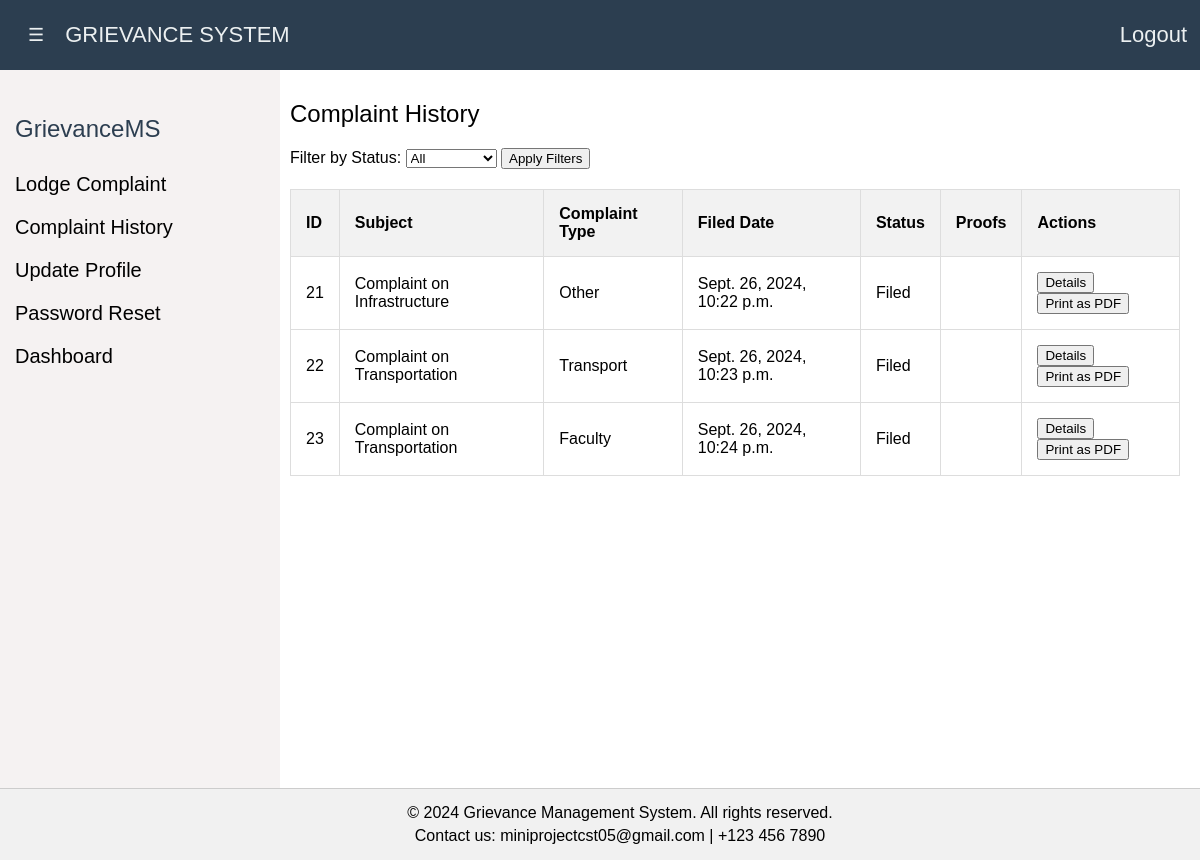
The page /complaint_history/ (signed in) on the database its author committed.
### complaints/models.py (models this page shows, shortened)
class Complaint(models.Model):
    STATUS_CHOICES = [
        ('Filed', 'Filed'),
        ('In progress', 'In Progress'),
        ('Resolved', 'Resolved'),
        ('Rejected', 'Rejected'),
    ]
    COMPLAINT_TYPE_CHOICES = [
        ('Infrastructure', 'Infrastructure'),
        ('Faculty', 'Faculty'),
        ('Women Grievance', 'Women Grievance'),
        ('Ragging', 'Ragging'),
        ('Hostel', 'Hostel'),
        ('Transport', 'Transport'),
        ('Canteen', 'Canteen'),
        ('Other', 'Other'),
    ]
    user = models.ForeignKey(User, on_delete=models.CASCADE)
    subject = models.CharField(max_length=255, default="")
    type = models.CharField(max_length=255, choices=COMPLAINT_TYPE_CHOICES, default='')
    description = models.TextField(default="")
    status = models.CharField(max_length=20, choices=STATUS_CHOICES, default='Filed')
    date_filed = models.DateTimeField(default=timezone.now)
    supporting_document = models.FileField(upload_to='complaint_documents/', null=True, blank=True)
    supporting_photo = models.ImageField(upload_to='complaint_photos/', null=True, blank=True)

### complaints/views.py (the view)
# urls.py: path('complaint_history/', views.complaint_history, name='complaint_history'),
@login_required
def complaint_history(request):
    complaints = Complaint.objects.filter(user=request.user)
    status_filter = request.GET.get('status')
    if status_filter:
        complaints = complaints.filter(status=status_filter)
    context = {
        'complaints': complaints,
        'status_choices': Complaint.STATUS_CHOICES,  # Pass choices to template
        'status_filter': status_filter,
    }
    return render(request, 'complaints/complaint_history2.html', context)

### complaints/templates/complaints/complaint_history2.html (shortened to what this page needs)
{% load static %}
<!DOCTYPE html>
<html lang="en">
<head>
</head>
<body>
    <nav>
        <button class="toggle-btn" onclick="toggleSidebar()">☰</button>
        <span class="nav-title" id="siteTitle">GRIEVANCE SYSTEM</span>
        <div class="nav-links">
            <a href="{% url 'logout' %}">Logout</a>
        </div>
    </nav>
    <div class="sidebar" id="sidebar">
        <h2>GrievanceMS</h2>
        <ul>
            <li><a href="{% url 'lodge_complaint' %}">Lodge Complaint</a></li>
            <li><a href="{% url 'complaint_history' %}">Complaint History</a></li>
            <li><a href="{% url 'profile' %}">Update Profile</a></li>
            <li><a href="{% url 'password_reseted' %}">Password Reset</a></li>
            <li><a href="{% url 'dashboard' %}">Dashboard</a></li>
        </ul>
    </div>
    <main>
        <section>
            <h2>Complaint History</h2>
            <form method="GET" action="" class="filter-form">
                <label for="status">Filter by Status:</label>
                <select name="status" id="status">
                    <option value="">All</option>
                </select>
                <button type="submit">Apply Filters</button>
            </form>
            <table>
                <thead>
                    <tr>
                        <th>ID</th>
                        <th>Subject</th>
                        <th>Complaint Type</th>
                        <th>Filed Date</th>
                        <th>Status</th>
                        <th>Proofs</th>
                        <th>Actions</th>
                    </tr>
                </thead>
                <tbody>
                    {% for complaint in complaints %}
                    <tr>
                        <td>{{ complaint.id }}</td>
                        <td>{{ complaint.subject }}</td>
                        <td>{{ complaint.type }}</td>
                        <td>{{ complaint.date_filed }}</td>
                        <td>{{ complaint.status }}</td>
                        <td>
                        </td>
                        <td>
                            <button onclick="toggleDescription('{{ complaint.id }}')">Details</button>
                            <button onclick="printAsPDF('{{ complaint.id }}')">Print as PDF</button>
                        </td>
                    </tr>
                    {% empty %}
                    <tr>
                        <td colspan="7">No complaints found.</td>
                    </tr>
                    {% endfor %}
                </tbody>
            </table>
        </section>
    </main>
    <div class="footer">
        <p>&copy; 2024 Grievance Management System. All rights reserved.</p>
        <p>Contact us: miniprojectcst05@gmail.com | +123 456 7890</p>
    </div>
</body>
</html>

### complaints/templates/complaints/complaint_history2.html (style rules this page uses)
body { font-family: Arial, sans-serif; margin: 0; padding: 0; display: flex; flex-direction: column; min-height: 100vh; padding-top: 60px; transition: margin-left 0.3s; }
nav { background-color: #2c3e50; color: #ecf0f1; padding: 22px; display: flex; align-items: center; position: fixed; top: 0; width: 100%; z-index: 1000; }
.nav-title { margin-right: auto; font-size: 22px; }
nav .nav-links { margin-right: 20px; display: flex; gap: 20px; }
nav a { color: #ecf0f1; font-size: 22px; text-decoration: none; margin: 0 15px; }
.sidebar { width: 250px; background-color: #f5f2f2; padding: 15px; position: fixed; height: 100%; top: 60px; left: 0; transition: width 0.3s; overflow-x: hidden; }
.sidebar h2 { font-size: 24px; padding-top: 20px; margin-bottom: 30px; font-weight: 500; color: #2C3E50; }
.sidebar ul { list-style: none; padding-left: 0px; }
.sidebar ul li { margin: 20px 0; font-size: 20px; }
.sidebar ul li a { text-decoration: none; color: black; font-size: 20px; }
main { margin-left: 270px; padding: 20px; }
main section h2 { font-size: 24px; margin-bottom: 20px; font-weight: 100; }
.filter-form { margin-bottom: 20px; }
table { width: 100%; border-collapse: collapse; margin-top: 20px; }
table, th, td { border: 1px solid #ddd; }
th, td { padding: 15px; text-align: left; }
th { background-color: #f2f2f2; }
.footer { background-color: #f1f1f1; padding: 10px 20px; text-align: center; border-top: 1px solid #ccc; width: 100%; position: fixed; bottom: 0; z-index: 1000; }
.footer p { margin: 5px 0; }
.toggle-btn { background-color: #2c3e50; border: none; color: #ecf0f1; font-size: 18px; cursor: pointer; margin-right: 15px; }

### rows shown on the page
Complaint: id "21", subject "Complaint on Infrastructure", type "Other", date_filed "Sept. 26, 2024, 10:22 p.m.", status "Filed"
Complaint: id "22", subject "Complaint on Transportation", type "Transport", date_filed "Sept. 26, 2024, 10:23 p.m.", status "Filed"
Complaint: id "23", subject "Complaint on Transportation", type "Faculty", date_filed "Sept. 26, 2024, 10:24 p.m.", status "Filed"
